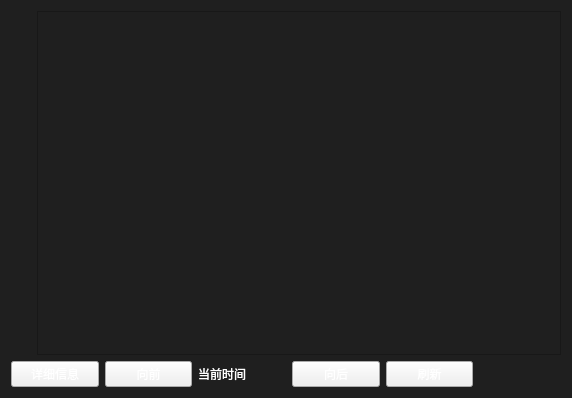
<?xml version="1.0" encoding="UTF-8"?>
<ui version="4.0">
 <class>CylinderWidget</class>
 <widget class="QWidget" name="CylinderWidget">
  <property name="geometry">
   <rect>
    <x>0</x>
    <y>0</y>
    <width>572</width>
    <height>398</height>
   </rect>
  </property>
  <property name="windowTitle">
   <string>Form</string>
  </property>
  <property name="styleSheet">
   <string notr="true">QWidget#frameBackground{
background-color:#1F1F1F;
}
QWidget#CylinderWidget{
background-color:#1F1F1F;
}
QLabel
{
color:white;
}
QPushButton{
color:white;
}
</string>
  </property>
  <layout class="QVBoxLayout" name="verticalLayout_3">
   <item>
    <layout class="QVBoxLayout" name="verticalLayout_2">
     <item>
      <layout class="QHBoxLayout" name="horizontalLayout_3">
       <item>
        <layout class="QVBoxLayout" name="verticalLayout" stretch="5,5,5,5,5,5,5,5,5,5,4">
         <item>
          <spacer name="verticalSpacer_5">
           <property name="orientation">
            <enum>Qt::Vertical</enum>
           </property>
           <property name="sizeHint" stdset="0">
            <size>
             <width>20</width>
             <height>40</height>
            </size>
           </property>
          </spacer>
         </item>
         <item>
          <widget class="QLabel" name="label_5">
           <property name="text">
            <string/>
           </property>
          </widget>
         </item>
         <item>
          <spacer name="verticalSpacer">
           <property name="orientation">
            <enum>Qt::Vertical</enum>
           </property>
           <property name="sizeHint" stdset="0">
            <size>
             <width>20</width>
             <height>40</height>
            </size>
           </property>
          </spacer>
         </item>
         <item>
          <widget class="QLabel" name="label_4">
           <property name="text">
            <string/>
           </property>
          </widget>
         </item>
         <item>
          <spacer name="verticalSpacer_2">
           <property name="orientation">
            <enum>Qt::Vertical</enum>
           </property>
           <property name="sizeHint" stdset="0">
            <size>
             <width>20</width>
             <height>40</height>
            </size>
           </property>
          </spacer>
         </item>
         <item>
          <widget class="QLabel" name="label_3">
           <property name="text">
            <string/>
           </property>
          </widget>
         </item>
         <item>
          <spacer name="verticalSpacer_3">
           <property name="orientation">
            <enum>Qt::Vertical</enum>
           </property>
           <property name="sizeHint" stdset="0">
            <size>
             <width>20</width>
             <height>40</height>
            </size>
           </property>
          </spacer>
         </item>
         <item>
          <widget class="QLabel" name="label_2">
           <property name="text">
            <string/>
           </property>
          </widget>
         </item>
         <item>
          <spacer name="verticalSpacer_4">
           <property name="orientation">
            <enum>Qt::Vertical</enum>
           </property>
           <property name="sizeHint" stdset="0">
            <size>
             <width>20</width>
             <height>40</height>
            </size>
           </property>
          </spacer>
         </item>
         <item>
          <widget class="QLabel" name="label">
           <property name="text">
            <string/>
           </property>
          </widget>
         </item>
         <item>
          <spacer name="verticalSpacer_6">
           <property name="orientation">
            <enum>Qt::Vertical</enum>
           </property>
           <property name="sizeHint" stdset="0">
            <size>
             <width>20</width>
             <height>40</height>
            </size>
           </property>
          </spacer>
         </item>
        </layout>
       </item>
       <item>
        <widget class="QFrame" name="frameBackground">
         <property name="styleSheet">
          <string notr="true"/>
         </property>
         <property name="frameShape">
          <enum>QFrame::StyledPanel</enum>
         </property>
         <property name="frameShadow">
          <enum>QFrame::Raised</enum>
         </property>
         <layout class="QHBoxLayout" name="horizontalLayout" stretch="1,1,1,1,1,1,1">
          <item>
           <widget class="CylinderControl" name="widgetFirst" native="true"/>
          </item>
          <item>
           <widget class="CylinderControl" name="widgetSecond" native="true"/>
          </item>
          <item>
           <widget class="CylinderControl" name="widgetThird" native="true"/>
          </item>
          <item>
           <widget class="CylinderControl" name="widgetFourth" native="true"/>
          </item>
          <item>
           <widget class="CylinderControl" name="widgetFifth" native="true"/>
          </item>
          <item>
           <widget class="CylinderControl" name="widgetSixth" native="true"/>
          </item>
          <item>
           <spacer name="horizontalSpacer">
            <property name="orientation">
             <enum>Qt::Horizontal</enum>
            </property>
            <property name="sizeHint" stdset="0">
             <size>
              <width>40</width>
              <height>20</height>
             </size>
            </property>
           </spacer>
          </item>
         </layout>
        </widget>
       </item>
      </layout>
     </item>
     <item>
      <layout class="QHBoxLayout" name="horizontalLayout_2" stretch="1,1,1,1,1,1">
       <item>
        <widget class="MyMaterialFlatButton" name="pushButton">
         <property name="cursor">
          <cursorShape>PointingHandCursor</cursorShape>
         </property>
         <property name="text">
          <string>详细信息</string>
         </property>
        </widget>
       </item>
       <item>
        <widget class="MyMaterialFlatButton" name="forward">
         <property name="cursor">
          <cursorShape>PointingHandCursor</cursorShape>
         </property>
         <property name="text">
          <string>向前</string>
         </property>
        </widget>
       </item>
       <item>
        <widget class="QLabel" name="TimeLabel">
         <property name="layoutDirection">
          <enum>Qt::LeftToRight</enum>
         </property>
         <property name="text">
          <string>当前时间</string>
         </property>
        </widget>
       </item>
       <item>
        <widget class="MyMaterialFlatButton" name="backward">
         <property name="cursor">
          <cursorShape>PointingHandCursor</cursorShape>
         </property>
         <property name="text">
          <string>向后</string>
         </property>
        </widget>
       </item>
       <item>
        <widget class="MyMaterialFlatButton" name="refresh">
         <property name="cursor">
          <cursorShape>PointingHandCursor</cursorShape>
         </property>
         <property name="text">
          <string>刷新</string>
         </property>
        </widget>
       </item>
       <item>
        <spacer name="horizontalSpacer_2">
         <property name="orientation">
          <enum>Qt::Horizontal</enum>
         </property>
         <property name="sizeHint" stdset="0">
          <size>
           <width>40</width>
           <height>20</height>
          </size>
         </property>
        </spacer>
       </item>
      </layout>
     </item>
    </layout>
   </item>
  </layout>
 </widget>
 <customwidgets>
  <customwidget>
   <class>MyMaterialFlatButton</class>
   <extends>QPushButton</extends>
   <header location="global">mymaterialflatbutton.h</header>
  </customwidget>
  <customwidget>
   <class>CylinderControl</class>
   <extends>QWidget</extends>
   <header location="global">cylindercontrol.h</header>
   <container>1</container>
  </customwidget>
 </customwidgets>
 <resources/>
 <connections/>
</ui>
